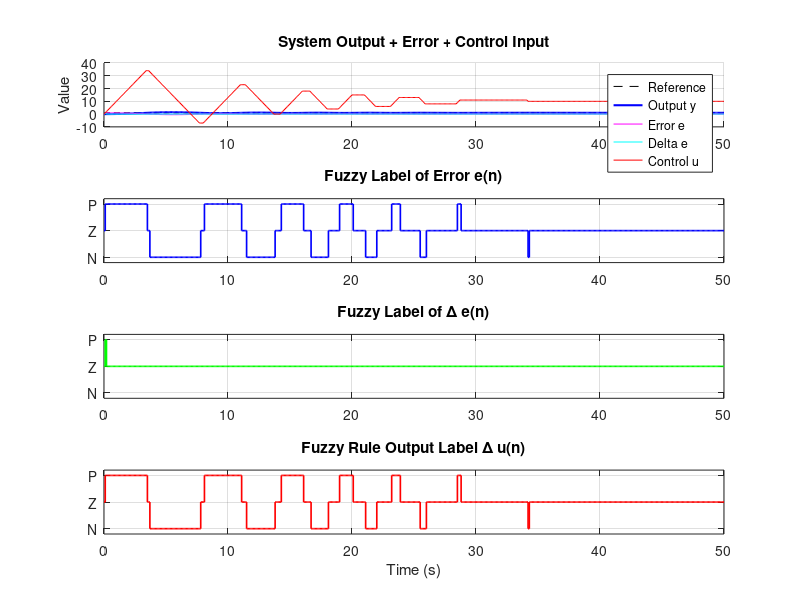

MATLAB code to generate this figure:
clear; clc;

% Time and plant setup
Ts = 0.1;
T_end = 50;
t = 0:Ts:T_end;
n = length(t);

% Plant state
x = 0;
y = zeros(1,n);
u = zeros(1,n);
r = ones(1,n);  % step reference
e = zeros(1,n);
de = zeros(1,n);

% Output singleton values
outVals = struct('N', -10, 'Z', 0, 'P', 10);

% Rule table (fuzzy output label)
rule = {
    'N','N','N';
    'N','Z','N';
    'N','P','Z';
    
    'Z','N','N';
    'Z','Z','Z';
    'Z','P','P';
    
    'P','N','Z';
    'P','Z','P';
    'P','P','P';
};

% Threshold for fuzzification
thresh = 0.05;

% Tracking labels (numeric: N = -1, Z = 0, P = +1)
e_status = zeros(1,n);
de_status = zeros(1,n);
u_label_status = zeros(1,n);

% Membership function labels as numeric
label2num = struct('N', -1, 'Z', 0, 'P', 1);

for k = 2:n
    % Compute error and delta error
    e(k) = r(k) - y(k-1);
    de(k) = e(k) - e(k-1);

    % Fuzzify error
    if e(k) < -thresh
        eLabel = 'N';
    elseif e(k) > thresh
        eLabel = 'P';
    else
        eLabel = 'Z';
    end

    % Fuzzify delta error
    if de(k) < -thresh
        deLabel = 'N';
    elseif de(k) > thresh
        deLabel = 'P';
    else
        deLabel = 'Z';
    end

    % Track fuzzy labels numerically
    e_status(k) = label2num.(eLabel);
    de_status(k) = label2num.(deLabel);

    % Find matching rule
    matchIdx = find(strcmp(rule(:,1), eLabel) & strcmp(rule(:,2), deLabel));
    labelOut = rule{matchIdx, 3};
    u_label_status(k) = label2num.(labelOut);

    % Defuzzify (singleton value)
    delta_u = outVals.(labelOut);
    u(k) = u(k-1) + delta_u * Ts;

    % Plant dynamics: dx/dt = -0.2x + 0.02u
    dx = -0.2*x + 0.02*u(k);
    x = x + Ts*dx;
    y(k) = x;
end

% --- Plotting ---
figure;

% Subplot 1: System output + error + delta error + control input
subplot(4,1,1); hold on; grid on;
plot(t, r, '--k', 'DisplayName', 'Reference');
plot(t, y, 'b', 'LineWidth', 1.5, 'DisplayName', 'Output y');
plot(t, e, 'm', 'DisplayName', 'Error e');
plot(t, de, 'c', 'DisplayName', 'Delta e');
plot(t, u, 'r', 'DisplayName', 'Control u');
legend;
title('System Output + Error + Control Input');
ylabel('Value');

% Subplot 2: Fuzzy label of error
subplot(4,1,2);
stairs(t, e_status, 'b', 'LineWidth', 1.2);
grid on;
ylim([-1.2 1.2]);
yticks([-1 0 1]);
yticklabels({'N','Z','P'});
title('Fuzzy Label of Error e(n)');

% Subplot 3: Fuzzy label of delta error
subplot(4,1,3);
stairs(t, de_status, 'g', 'LineWidth', 1.2);
grid on;
ylim([-1.2 1.2]);
yticks([-1 0 1]);
yticklabels({'N','Z','P'});
title('Fuzzy Label of \Delta e(n)');

% Subplot 4: Fuzzy label of rule output
subplot(4,1,4);
stairs(t, u_label_status, 'r', 'LineWidth', 1.2);
grid on;
ylim([-1.2 1.2]);
yticks([-1 0 1]);
yticklabels({'N','Z','P'});
title('Fuzzy Rule Output Label \Delta u(n)');
xlabel('Time (s)');
